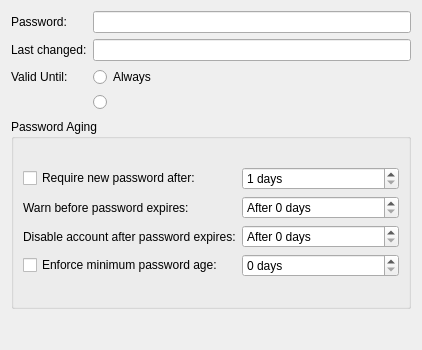
<?xml version="1.0" encoding="UTF-8"?>
<ui version="4.0">
 <class>Form</class>
 <widget class="QWidget" name="Form">
  <property name="geometry">
   <rect>
    <x>0</x>
    <y>0</y>
    <width>408</width>
    <height>350</height>
   </rect>
  </property>
  <property name="windowTitle">
   <string>Form</string>
  </property>
  <layout class="QVBoxLayout" name="verticalLayout">
   <item>
    <layout class="QGridLayout" name="gridLayout_3">
     <item row="0" column="0">
      <widget class="QLabel" name="passwordLabel">
       <property name="text">
        <string>Password:</string>
       </property>
       <property name="buddy">
        <cstring>passwordedit</cstring>
       </property>
      </widget>
     </item>
     <item row="0" column="1">
      <widget class="QLineEdit" name="passwordedit">
       <property name="echoMode">
        <enum>QLineEdit::Password</enum>
       </property>
      </widget>
     </item>
     <item row="1" column="0">
      <widget class="QLabel" name="label_11">
       <property name="text">
        <string>Last changed:</string>
       </property>
       <property name="buddy">
        <cstring>lastchangelabel</cstring>
       </property>
      </widget>
     </item>
     <item row="1" column="1">
      <widget class="QLineEdit" name="lastchangelabel">
       <property name="readOnly">
        <bool>true</bool>
       </property>
      </widget>
     </item>
     <item row="2" column="0">
      <widget class="QLabel" name="label_12">
       <property name="text">
        <string>Valid Until:</string>
       </property>
      </widget>
     </item>
     <item row="2" column="1">
      <widget class="QRadioButton" name="validalwaysradio">
       <property name="text">
        <string>Always</string>
       </property>
       <attribute name="buttonGroup">
        <string>validradiogroup</string>
       </attribute>
      </widget>
     </item>
     <item row="3" column="1">
      <layout class="QHBoxLayout" name="expirelayout">
       <item>
        <widget class="QRadioButton" name="expireradio">
         <property name="sizePolicy">
          <sizepolicy hsizetype="Fixed" vsizetype="Fixed">
           <horstretch>0</horstretch>
           <verstretch>0</verstretch>
          </sizepolicy>
         </property>
         <property name="text">
          <string/>
         </property>
         <attribute name="buttonGroup">
          <string>validradiogroup</string>
         </attribute>
        </widget>
       </item>
       <item>
        <widget class="KDateWidget" name="expiredate">
         <property name="sizePolicy">
          <sizepolicy hsizetype="Preferred" vsizetype="Preferred">
           <horstretch>1</horstretch>
           <verstretch>0</verstretch>
          </sizepolicy>
         </property>
        </widget>
       </item>
       <item>
        <spacer name="horizontalSpacer">
         <property name="orientation">
          <enum>Qt::Horizontal</enum>
         </property>
         <property name="sizeHint" stdset="0">
          <size>
           <width>40</width>
           <height>20</height>
          </size>
         </property>
        </spacer>
       </item>
      </layout>
     </item>
    </layout>
   </item>
   <item>
    <widget class="QGroupBox" name="groupBox">
     <property name="minimumSize">
      <size>
       <width>400</width>
       <height>190</height>
      </size>
     </property>
     <property name="title">
      <string>Password Aging</string>
     </property>
     <layout class="QVBoxLayout" name="verticalLayout_2">
      <item>
       <layout class="QGridLayout" name="gridLayout_2">
        <item row="0" column="0">
         <widget class="QCheckBox" name="forcepasswordchangecheckbox">
          <property name="text">
           <string>Require new password after:</string>
          </property>
         </widget>
        </item>
        <item row="0" column="1">
         <widget class="QSpinBox" name="maximumpasswordedit">
          <property name="suffix">
           <string> days</string>
          </property>
          <property name="minimum">
           <number>1</number>
          </property>
          <property name="maximum">
           <number>1825</number>
          </property>
         </widget>
        </item>
        <item row="1" column="0">
         <widget class="QLabel" name="label_13">
          <property name="text">
           <string>Warn before password expires:</string>
          </property>
          <property name="buddy">
           <cstring>warningedit</cstring>
          </property>
         </widget>
        </item>
        <item row="1" column="1">
         <widget class="QSpinBox" name="warningedit">
          <property name="suffix">
           <string> days</string>
          </property>
          <property name="prefix">
           <string>After </string>
          </property>
          <property name="maximum">
           <number>1825</number>
          </property>
         </widget>
        </item>
        <item row="2" column="0">
         <widget class="QLabel" name="label_14">
          <property name="text">
           <string>Disable account after password expires:</string>
          </property>
          <property name="buddy">
           <cstring>disableexpireedit</cstring>
          </property>
         </widget>
        </item>
        <item row="2" column="1">
         <widget class="QSpinBox" name="disableexpireedit">
          <property name="suffix">
           <string> days</string>
          </property>
          <property name="prefix">
           <string>After </string>
          </property>
          <property name="maximum">
           <number>1825</number>
          </property>
         </widget>
        </item>
        <item row="3" column="0">
         <widget class="QCheckBox" name="enforcepasswordminagecheckbox">
          <property name="text">
           <string>Enforce minimum password age:</string>
          </property>
         </widget>
        </item>
        <item row="3" column="1">
         <widget class="QSpinBox" name="minimumpasswordedit">
          <property name="suffix">
           <string> days</string>
          </property>
         </widget>
        </item>
       </layout>
      </item>
     </layout>
    </widget>
   </item>
   <item>
    <spacer name="verticalSpacer">
     <property name="orientation">
      <enum>Qt::Vertical</enum>
     </property>
     <property name="sizeHint" stdset="0">
      <size>
       <width>20</width>
       <height>40</height>
      </size>
     </property>
    </spacer>
   </item>
  </layout>
 </widget>
 <customwidgets>
  <customwidget>
   <class>KDateWidget</class>
   <extends>QWidget</extends>
   <header>kdatewidget.h</header>
  </customwidget>
 </customwidgets>
 <resources/>
 <connections/>
 <buttongroups>
  <buttongroup name="validradiogroup"/>
 </buttongroups>
</ui>
